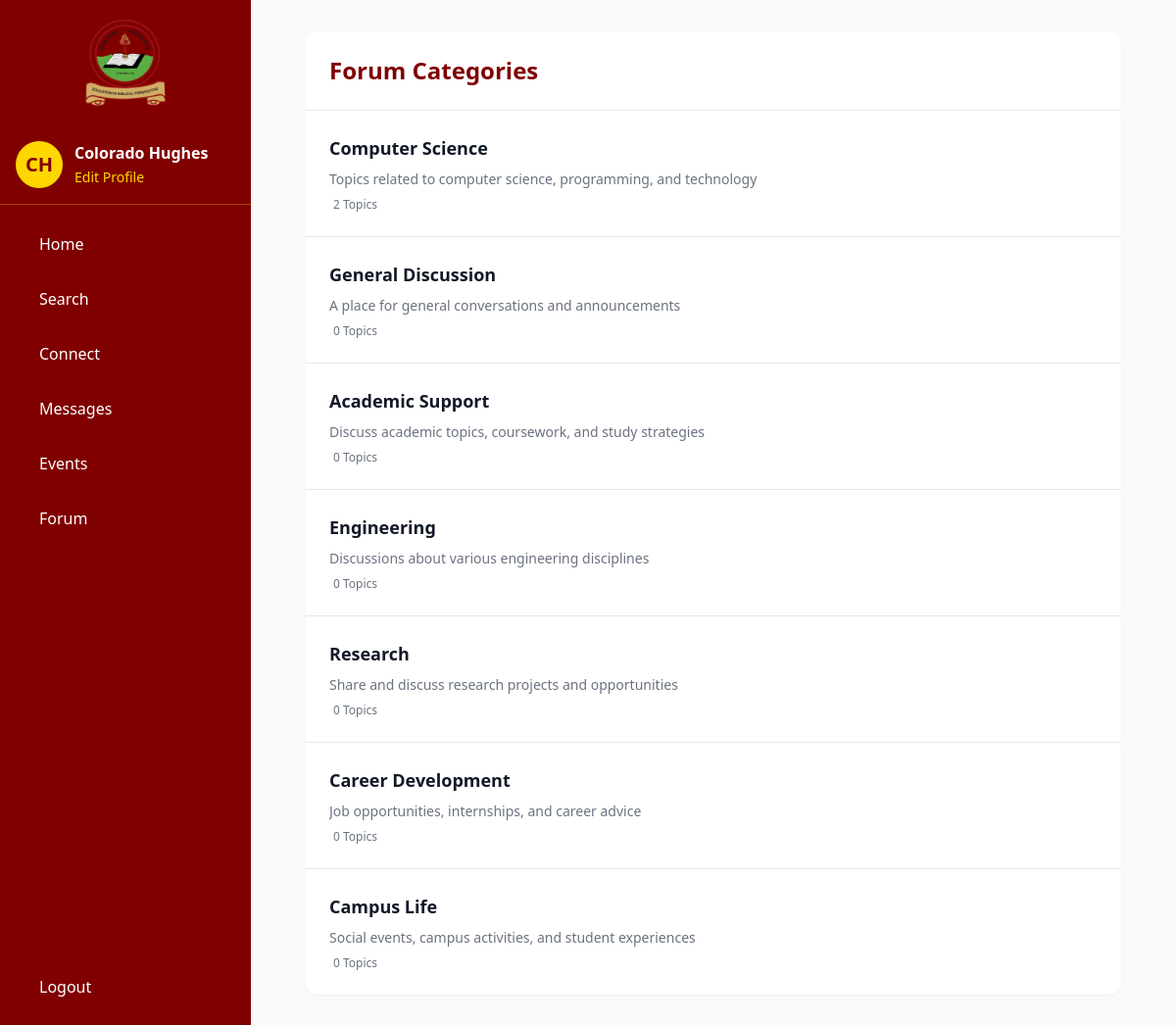
/forum_category.php (signed in), run on the app's committed database.
### tables this page shows
CREATE TABLE `forum_categories` (
  `id` int(11) NOT NULL,
  `name` varchar(100) NOT NULL,
  `description` text DEFAULT NULL,
  `created_at` timestamp NOT NULL DEFAULT current_timestamp()
);

### forum_category.php (the view, shortened to what this page needs)
<?php
require_once 'db.php';
$categories_stmt = $pdo->query("
    SELECT
        fc.id,
        fc.name,
        fc.description,
        COUNT(ft.id) as topic_count
    FROM
        forum_categories fc
    LEFT JOIN
        forum_topics ft ON fc.id = ft.category_id
    GROUP BY
        fc.id, fc.name, fc.description
    ORDER BY
        topic_count DESC
");
$categories = $categories_stmt->fetchAll();
?>
<!DOCTYPE html>
<html lang="en">
<head>
    <script src="https://cdn.tailwindcss.com"></script>
    <link href="https://cdn.jsdelivr.net/npm/remixicon@3.5.0/fonts/remixicon.css" rel="stylesheet">
</head>
<body class="bg-gray-50">
    <?php include 'partials/sidebar.php'; ?>
    <main class="lg:ml-64 min-h-screen">
        <div class="max-w-4xl mx-auto px-4 sm:px-6 lg:px-8 py-8">
            <div class="bg-white rounded-xl shadow-sm">
                <div class="p-6 border-b border-gray-200">
                    <div class="flex justify-between items-center">
                        <h1 class="text-2xl font-bold text-kabarak-maroon">
                            Forum Categories
                        </h1>
                    </div>
                </div>
                <?php if (empty($categories)): ?>
                    <div class="p-6 text-center text-gray-500">
                        No categories have been created yet.
                    </div>
                <?php else: ?>
                    <div class="divide-y divide-gray-200">
                        <?php foreach ($categories as $category): ?>
                            <div class="p-6 hover:bg-gray-50 transition-colors group">
                                <a href="forum_topics.php?category_id=<?php echo $category['id']; ?>" class="block">
                                    <div class="flex justify-between items-center">
                                        <div class="flex-1 min-w-0">
                                            <h2 class="text-lg font-semibold text-gray-900 group-hover:text-kabarak-maroon">
                                                <?php echo htmlspecialchars($category['name']); ?>
                                            </h2>
                                            <p class="mt-2 text-sm text-gray-500 line-clamp-2">
                                                <?php echo htmlspecialchars($category['description']); ?>
                                            </p>
                                            <div class="mt-2 text-xs text-gray-500">
                                                <?php echo $category['topic_count']; ?> Topics
                                            </div>
                                        </div>
                                    </div>
                                </a>
                            </div>
                        <?php endforeach; ?>
                    </div>
                <?php endif; ?>
            </div>
        </div>
    </main>
</body>
</html>

### data on the page
forum_categories: name "Computer Science", description "Topics related to computer science, programming, and technology", topic_count "2"
forum_categories: name "General Discussion", description "A place for general conversations and announcements", topic_count "0"
forum_categories: name "Academic Support", description "Discuss academic topics, coursework, and study strategies", topic_count "0"
forum_categories: name "Engineering", description "Discussions about various engineering disciplines", topic_count "0"
forum_categories: name "Research", description "Share and discuss research projects and opportunities", topic_count "0"
forum_categories: name "Career Development", description "Job opportunities, internships, and career advice", topic_count "0"
forum_categories: name "Campus Life", description "Social events, campus activities, and student experiences", topic_count "0"

### other printed values
$initials "CH"
$user_name "Colorado Hughes"
